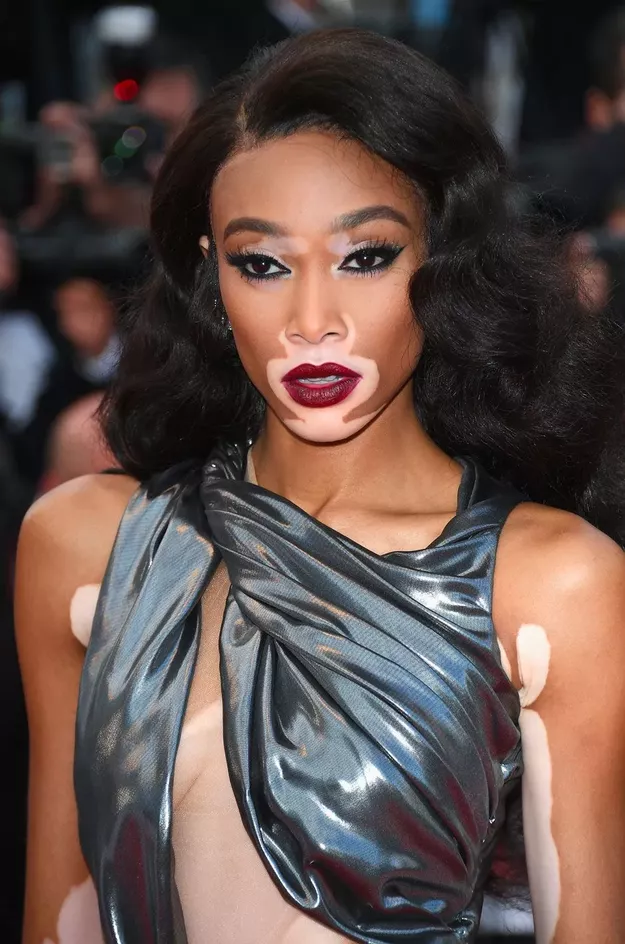
#> input picture tests/WinnieHarlow.png, 625 x 944 px, given as the content of the folder ../images/before_process, which was not available
$ python extractor.py
#> lines starting #> are read from the running program, lines starting #| are printed output that depends on the picture; pictures that were not available may be replaced by others from this repository, and a replacement may not be noted
### faces_extractor/functions.py
import cv2
import numpy as np
import os
from mtcnn import MTCNN

def read_image(path):
    return cv2.imread(path)

def grab_face_coordinates(img, cascade):
    gray = cv2.cvtColor(img, cv2.COLOR_BGR2GRAY)
    """
        sources : https://www.bogotobogo.com/python/OpenCV_Python/python_opencv3_Image_Object_Detection_Face_Detection_Haar_Cascade_Classifiers.php
        Param1 : img
        Param2 : scaleFactor -> De combien le masque vas réduire à chaque étape
        Param3 : minNeighbors -> Plus grand => meilleur résultat mais - de match
    """
    i = 4
    while i > 3:
        faces = cascade.detectMultiScale(gray, 1.5, i)
        i-=1
        if len(faces) > 0:
            (x1,y1,w,h) = faces[0]
            break
    if len(faces) == 0:
        return np.array([])
    return np.float32([
        [x1,y1],
        [x1+w, y1],
        [x1,y1+h],
        [x1+w,y1+h]
    ])

# [12 lines left out: function grab_face_coordinates_dpl, not called in this run]


def image_transform(img, pts, target_size):
    target_pts = np.float32([
        [0,0],
        [target_size[0], 0],
        [0,target_size[1]],
        target_size
    ])

    M = cv2.getPerspectiveTransform(pts, target_pts)
    return cv2.warpPerspective(img, M, target_size)

def save_img(img, path):
    cv2.imwrite(path,img)

"""
    Plus rapide mais moins précis
"""
def process(img_path, img_output, target_size, cascade):
    img = read_image(img_path)
#> in read_image, returned value is the input picture: shape (944, 625, 3); mean B, G, R 73.8, 78.6, 96
    face_coor = grab_face_coordinates(img, cascade)
#> in grab_face_coordinates, `gray = cv2.cvtColor(img, cv2.COLOR_BGR2GRAY)`:
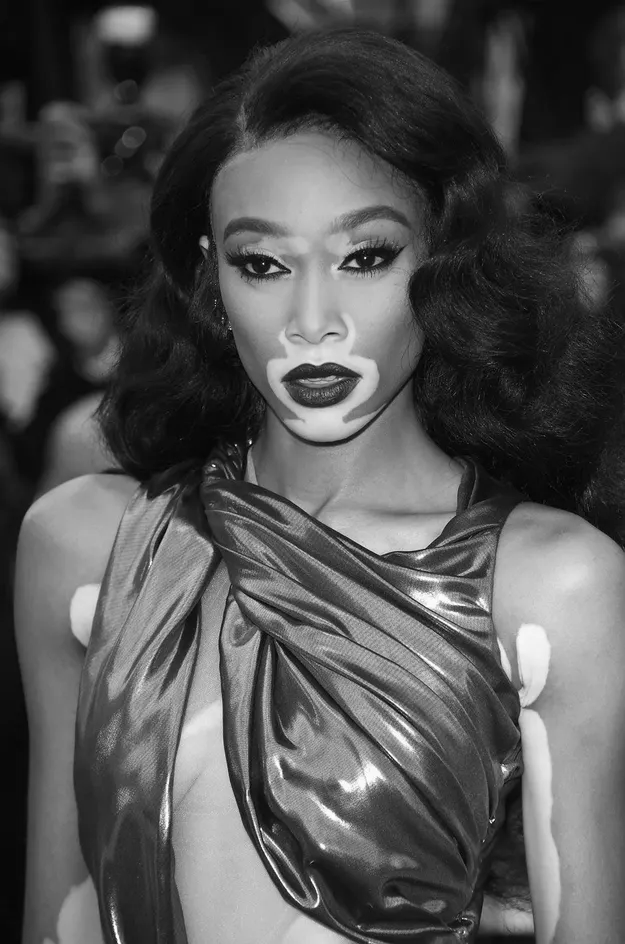
#> gray: shape (944, 625); min 1, max 255, mean 83.3
#> the loop in grab_face_coordinates, `while i > 3:` made 1 pass
#> (x1, y1, w, h) on pass 1: (177, 159, 273, 273)
#> after the loop in grab_face_coordinates, `while i > 3:`: i = 3
#> face_coor = [[177, 159], [450, 159], [177, 432], [450, 432]]
    if face_coor.size == 0:
        return
    trans = image_transform(img, face_coor, target_size=target_size)
#> in image_transform, `M = cv2.getPerspectiveTransform(pts, target_pts)`: M = [[0.549, 7.82e-18, -97.25], [0, 0.549, -87.36], [6.94e-19, 0, 1]]
#> in image_transform, `return cv2.warpPerspective(img, M, target_size)`:
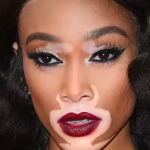
#> returned value: shape (150, 150, 3); mean of channels 0, 1, 2 75.6, 88.9, 129.2; drawn as B, G, R
    save_img(trans, img_output)

"""
    Le must
"""
# [7 lines left out: function process_dpl, not called in this run]

# [9 lines that do not run on import are left out]

    # process("../images/before_process\\ffbd0448b67621cc78a32e235b6c75b7.scrape.png", "test.png", (150,150), face_cascade)

### faces_extractor/extractor.py
import argparse
from time import sleep
import os
from tqdm import tqdm
import glob
import cv2

def get_relative_files_from_py(py_file, filename):
    return os.path.join(os.path.dirname(os.path.realpath(__file__)), filename)

parser = argparse.ArgumentParser()

parser.add_argument("-i", "--input", help = "Input folder. default=../images/before_process", default="../images/before_process")
parser.add_argument("-o", "--output", help = "image output folder. default=../images/face_extract", default="../images/faces_extract")
parser.add_argument("-t", "--target-size", help = "output target size. default=150,150", default="150,150")
parser.add_argument("-d", "--dpl", help = "Use dpl face detection", action="store_true")
parser.add_argument("-r", "--relative", help = "Use relative file from .py", action="store_true")

args = vars(parser.parse_args())
input_folder = args["input"]
output_folder = args["output"]
dpl = args["dpl"]
target_size = tuple([int(x) for x in args["target_size"].split(',')])

if args["relative"]:
    os.chdir(os.path.dirname(os.path.realpath(__file__))) ## SET WORKING DIR TO faces_scraper
if not os.path.exists(output_folder):
    os.makedirs(output_folder)


# Load opencv/MTCNN
if not dpl:
    from functions import process
    face_cascade = cv2.CascadeClassifier(get_relative_files_from_py(__file__, "haarcascade_frontalface_default.xml"))
else:
    from functions import process_dpl
    from mtcnn import MTCNN
    detector = MTCNN()

# Obtient toutes les photos
files = glob.glob(os.path.join(input_folder,"*"))

for f in tqdm(files):
    filename = os.path.basename(f).replace("scrape","face")
    if not dpl:
        process(f,os.path.join(output_folder, filename), target_size, face_cascade)
    else:
        process_dpl(f,os.path.join(output_folder, filename), target_size, detector)

$ run again, on tests/anya_chalotra_freya_allan.png
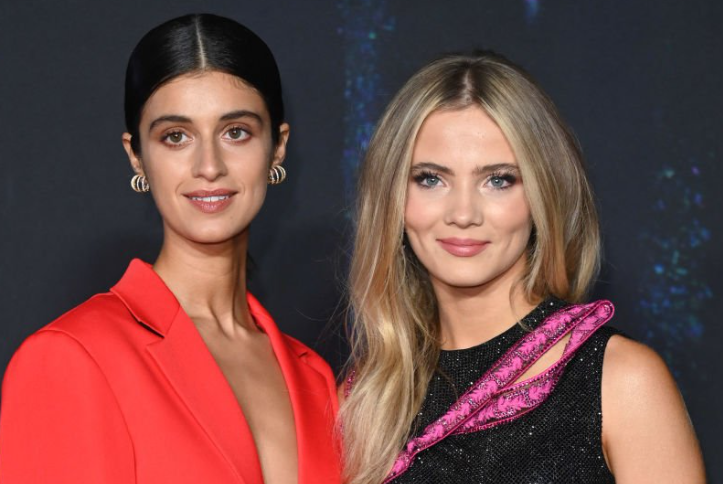
#> input picture tests/anya_chalotra_freya_allan.png, 723 x 484 px, given as the content of the folder ../images/before_process, which was not available
#> in read_image, returned value is the input picture: shape (484, 723, 3); mean B, G, R 69.4, 72.2, 113.3
#> in grab_face_coordinates, `gray = cv2.cvtColor(img, cv2.COLOR_BGR2GRAY)`:
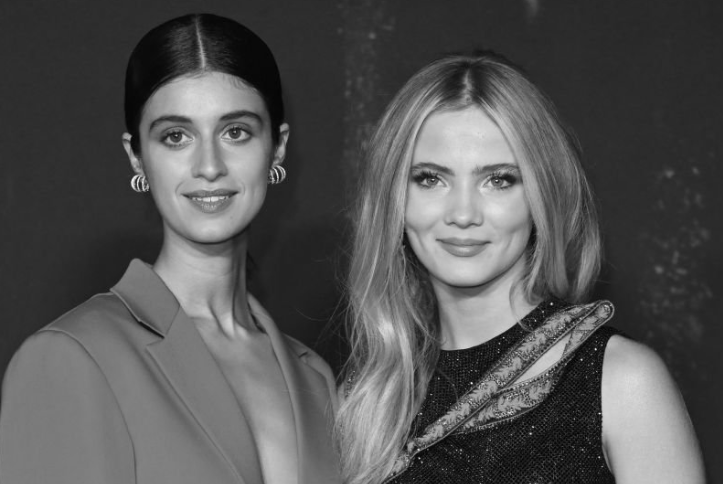
#> gray: shape (484, 723); min 1, max 240, mean 84.2
#> the loop in grab_face_coordinates, `while i > 3:` made 1 pass
#> (x1, y1, w, h) on pass 1: (116, 62, 182, 182)
#> after the loop in grab_face_coordinates, `while i > 3:`: i = 3
#> face_coor = [[116, 62], [298, 62], [116, 244], [298, 244]]
#> M = [[0.824, 1.92e-17, -95.6], [2.38e-17, 0.824, -51.1], [5.21e-19, 2.6e-19, 1]]
#> in image_transform, `return cv2.warpPerspective(img, M, target_size)`:
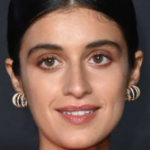
#> returned value: shape (150, 150, 3); mean of channels 0, 1, 2 80.5, 92, 121.8; drawn as B, G, R
